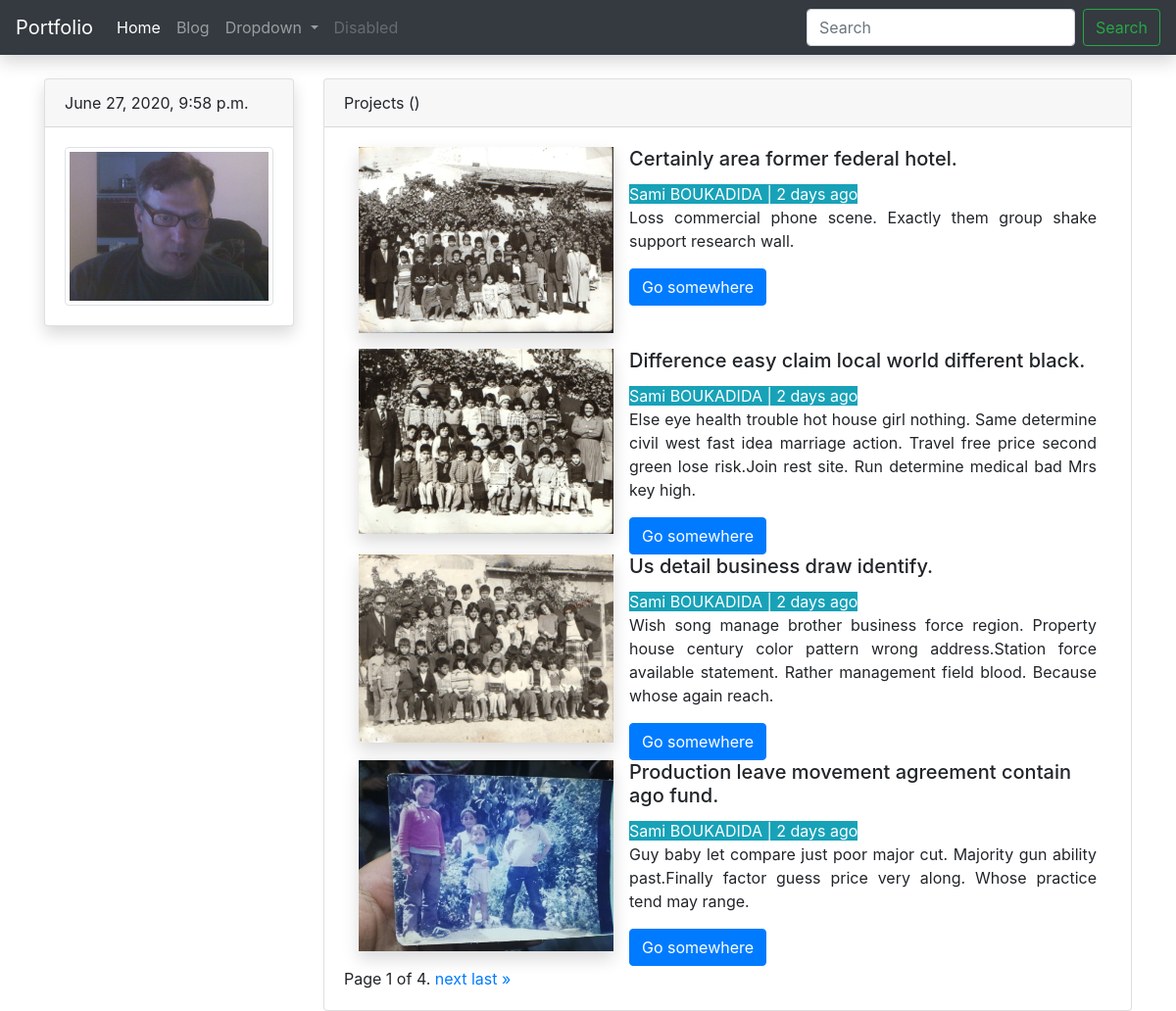
The page / on the database its author committed.
### portfolio/models.py (models this page shows, shortened)
class Project(models.Model):
    author = models.ForeignKey(User, on_delete=models.CASCADE, related_name='projects')
    title = models.CharField(max_length=100)
    description = models.CharField(max_length=250)
    image = models.ImageField(upload_to='portfolio/images/')
    url = models.URLField(blank=True)
    updated_on = models.DateTimeField(auto_now=True)
    created_on = models.DateTimeField(auto_now_add=True)
    class Meta:
        ordering = ['-created_on']

### portfolio/views.py (the view)
# urls.py: path('', views.ProjectList.as_view(), name='home'),
class ProjectList(generic.ListView):
    paginate_by = 4
    model = Project
    queryset = Project.objects.all()
    template_name = 'portfolio/home.html'

### portfolio/templates/portfolio/home.html
{% extends 'portfolio/base.html' %}
{% block content %}
<div class="card">
    <div class="card-header">Projects ({{projects.count}})</div>
    <div class="card-body">
            {% load humanize %}
            {% for  project in project_list %}
                <div class="row">
                  <div class="col-md-12">
                    <div class="col-md-12">
                      <img src="{{project.image.url}}" class="img-responsive shadow float-left mr-3 mb-3" alt="..." style="width: 260px;">
                        <div>
                            <h5 class="card-title">{{ project.title }}</h5>
                            <span class="badge-info">{{ project.author.first_name }} {{ project.author.last_name }} | {{ project.created_on|naturaltime}}</span>
                        </div>
                      <p class="text-justify">{{project.description}}</p>
                        {% if project.url %}
                        <a href="{{project.url}}" class="btn btn-primary" >Go somewhere</a>
                        {% endif %}
                    </div>
                  </div>
                </div>
            {% empty %}
                <h3>No projects yet</h3>
            {% endfor %}
            {% block pagination %} {% include 'portfolio/pagination.html' %} {% endblock pagination %}
    </div>
</div>
{% endblock %}

### portfolio/templates/portfolio/base.html (shortened to what this page needs)
<!DOCTYPE html>
<html lang="en">
{% load static %}
<head>
    <link rel="stylesheet" href="https://stackpath.bootstrapcdn.com/bootstrap/4.5.0/css/bootstrap.min.css">
</head>
<body>
<nav class="navbar navbar-expand-lg navbar-dark bg-dark shadow">
  <a class="navbar-brand" href="#">Portfolio</a>
  <div class="collapse navbar-collapse" id="navbarSupportedContent">
    <ul class="navbar-nav mr-auto">
      <li class="nav-item active">
          {% url 'home' as url_home %}
        <a class="nav-link" href="{{url_home}}">Home {% if url_home == request.path %}<span class="sr-only">(current)</span>{% endif %}</a>
      </li>
      <li class="nav-item">
        <a class="nav-link" href="{% url 'blog:blog' %}">Blog</a>
      </li>
      <li class="nav-item dropdown">
        <a class="nav-link dropdown-toggle" href="#" id="navbarDropdown" role="button" data-toggle="dropdown" aria-haspopup="true" aria-expanded="false">
          Dropdown
        </a>
      </li>
      <li class="nav-item">
        <a class="nav-link disabled" href="#" tabindex="-1" aria-disabled="true">Disabled</a>
      </li>
    </ul>
    <form class="form-inline my-2 my-lg-0">
      <input class="form-control mr-sm-2" type="search" placeholder="Search" aria-label="Search">
      <button class="btn btn-outline-success my-2 my-sm-0" type="submit">Search</button>
    </form>
  </div>
</nav>
<div class="container  mt-4">
    <div class="row">
        <div class="col-3">
            <div class="card shadow">
                <div class="card-header">
                    {% now "DATETIME_FORMAT" %}
                </div>
                <div class="card-body">
                    <img src="{% static 'portfolio/images/my_photo.jpg' %}" class="img-fluid img-thumbnail" alt="...">
                </div>
            </div>
        </div>
        <div class="col-9">
            {% block content %}
            {% endblock %}
        </div>
    </div>
</div>
</body>
</html>

### portfolio/templates/portfolio/pagination.html (shortened to what this page needs)
<div class="pagination">
    <span class="step-links">
        <span class="current">
            Page {{ page_obj.number }} of {{ page_obj.paginator.num_pages }}.
        </span>
        {% if page_obj.has_next %}
            <a href="?page={{ page_obj.next_page_number }}">next</a>
            <a href="?page={{ page_obj.paginator.num_pages }}">last &raquo;</a>
        {% endif %}
    </span>
</div>

### rows shown on the page
Project: image (picture), title "Certainly area former federal hotel.", author.first_name "Sami", author.last_name "BOUKADIDA", created_on "2 days ago", description "Loss commercial phone scene. Exactly them group shake support research wall."
Project: image (picture), title "Difference easy claim local world different black.", author.first_name "Sami", author.last_name "BOUKADIDA", created_on "2 days ago", description "Else eye health trouble hot house girl nothing. Same determine civil west fast idea marriage action. Travel free price second green lose risk.Join rest site. Run determine medical bad Mrs key high."
Project: image (picture), title "Us detail business draw identify.", author.first_name "Sami", author.last_name "BOUKADIDA", created_on "2 days ago", description "Wish song manage brother business force region. Property house century color pattern wrong address.Station force available statement. Rather management field blood. Because whose again reach."
Project: image (picture), title "Production leave movement agreement contain ago fund.", author.first_name "Sami", author.last_name "BOUKADIDA", created_on "2 days ago", description "Guy baby let compare just poor major cut. Majority gun ability past.Finally factor guess price very along. Whose practice tend may range."

### other values the page prints
{{ page_obj.number }} "1"
{{ page_obj.paginator.num_pages }} "4"
